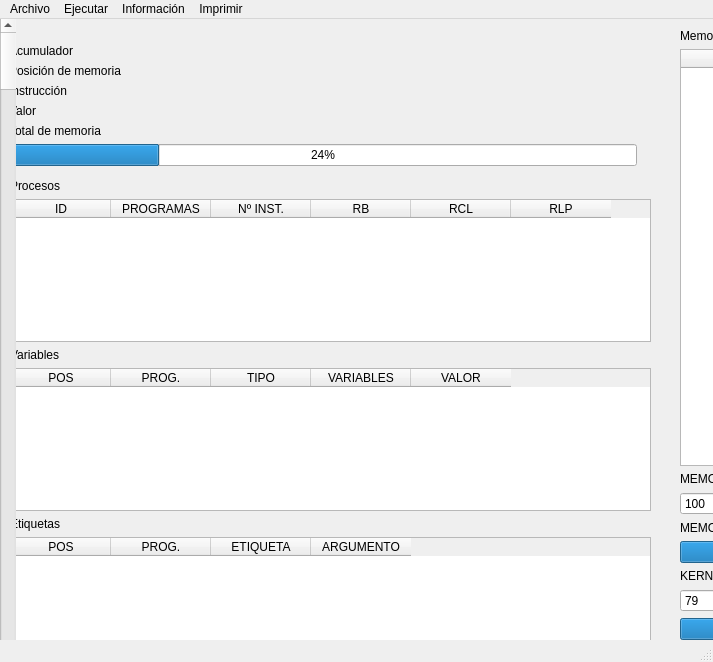
<?xml version="1.0" encoding="UTF-8"?>
<ui version="4.0">
 <class>CH_MAQUINA</class>
 <widget class="QMainWindow" name="CH_MAQUINA">
  <property name="geometry">
   <rect>
    <x>0</x>
    <y>0</y>
    <width>713</width>
    <height>662</height>
   </rect>
  </property>
  <property name="windowTitle">
   <string>Sistema Operativo CH - MÁQUINA</string>
  </property>
  <property name="windowIcon">
   <iconset>
    <normaloff>iconosistema.png</normaloff>iconosistema.png</iconset>
  </property>
  <widget class="QWidget" name="centralwidget">
   <widget class="QWidget" name="gridLayoutWidget">
    <property name="geometry">
     <rect>
      <x>9</x>
      <y>-1</y>
      <width>641</width>
      <height>148</height>
     </rect>
    </property>
    <layout class="QGridLayout" name="gridLayout">
     <item row="1" column="1">
      <widget class="QLabel" name="acumulador">
       <property name="text">
        <string/>
       </property>
      </widget>
     </item>
     <item row="3" column="1">
      <widget class="QLabel" name="instrucci">
       <property name="text">
        <string/>
       </property>
      </widget>
     </item>
     <item row="4" column="0">
      <widget class="QLabel" name="label_4">
       <property name="text">
        <string>Valor</string>
       </property>
      </widget>
     </item>
     <item row="5" column="1">
      <widget class="QLabel" name="totalMemoria">
       <property name="text">
        <string/>
       </property>
      </widget>
     </item>
     <item row="2" column="0">
      <widget class="QLabel" name="label_2">
       <property name="text">
        <string>Posición de memoria</string>
       </property>
      </widget>
     </item>
     <item row="5" column="0">
      <widget class="QLabel" name="label_5">
       <property name="text">
        <string>Total de memoria</string>
       </property>
      </widget>
     </item>
     <item row="2" column="1">
      <widget class="QLabel" name="pos_mem">
       <property name="text">
        <string/>
       </property>
      </widget>
     </item>
     <item row="3" column="0">
      <widget class="QLabel" name="label_3">
       <property name="text">
        <string>Instrucción</string>
       </property>
      </widget>
     </item>
     <item row="0" column="0">
      <spacer name="verticalSpacer">
       <property name="orientation">
        <enum>Qt::Vertical</enum>
       </property>
       <property name="sizeHint" stdset="0">
        <size>
         <width>20</width>
         <height>40</height>
        </size>
       </property>
      </spacer>
     </item>
     <item row="4" column="1">
      <widget class="QLabel" name="valor">
       <property name="text">
        <string/>
       </property>
      </widget>
     </item>
     <item row="1" column="0">
      <widget class="QLabel" name="label">
       <property name="text">
        <string>Acumulador</string>
       </property>
      </widget>
     </item>
     <item row="6" column="0">
      <widget class="QProgressBar" name="pbTotalMen">
       <property name="value">
        <number>24</number>
       </property>
      </widget>
     </item>
    </layout>
   </widget>
   <widget class="QWidget" name="gridLayoutWidget_2">
    <property name="geometry">
     <rect>
      <x>680</x>
      <y>10</y>
      <width>691</width>
      <height>611</height>
     </rect>
    </property>
    <layout class="QGridLayout" name="gridLayout_2">
     <item row="10" column="0">
      <widget class="QSpinBox" name="spinKernel">
       <property name="maximum">
        <number>999</number>
       </property>
       <property name="value">
        <number>79</number>
       </property>
      </widget>
     </item>
     <item row="9" column="0">
      <widget class="QLabel" name="label_11">
       <property name="text">
        <string>KERNEL</string>
       </property>
      </widget>
     </item>
     <item row="4" column="0">
      <widget class="QTableWidget" name="memoria">
       <column>
        <property name="text">
         <string>POS</string>
        </property>
       </column>
       <column>
        <property name="text">
         <string>PROGRAMA</string>
        </property>
       </column>
       <column>
        <property name="text">
         <string>INSTRUCCIÓN</string>
        </property>
       </column>
       <column>
        <property name="text">
         <string>ARGUMENTO</string>
        </property>
       </column>
       <column>
        <property name="text">
         <string>VALOR</string>
        </property>
       </column>
      </widget>
     </item>
     <item row="0" column="0">
      <widget class="QLabel" name="label_9">
       <property name="text">
        <string>Memoria</string>
       </property>
      </widget>
     </item>
     <item row="8" column="0">
      <widget class="QProgressBar" name="pbMemoria">
       <property name="value">
        <number>24</number>
       </property>
      </widget>
     </item>
     <item row="11" column="0">
      <widget class="QProgressBar" name="pbKernel">
       <property name="value">
        <number>24</number>
       </property>
      </widget>
     </item>
     <item row="5" column="0">
      <widget class="QLabel" name="label_10">
       <property name="text">
        <string>MEMORIA</string>
       </property>
      </widget>
     </item>
     <item row="6" column="0">
      <widget class="QSpinBox" name="spinMemoria">
       <property name="suffix">
        <string/>
       </property>
       <property name="minimum">
        <number>0</number>
       </property>
       <property name="maximum">
        <number>9999</number>
       </property>
       <property name="value">
        <number>100</number>
       </property>
      </widget>
     </item>
     <item row="7" column="0">
      <widget class="QLabel" name="label_16">
       <property name="text">
        <string>MEMORIA DISPONIBLE</string>
       </property>
      </widget>
     </item>
    </layout>
   </widget>
   <widget class="QWidget" name="gridLayoutWidget_4">
    <property name="geometry">
     <rect>
      <x>1450</x>
      <y>730</y>
      <width>389</width>
      <height>101</height>
     </rect>
    </property>
    <layout class="QGridLayout" name="gridLayout_4">
     <item row="1" column="1">
      <widget class="QLabel" name="label_22">
       <property name="text">
        <string>Apagar</string>
       </property>
      </widget>
     </item>
     <item row="1" column="0">
      <widget class="QLabel" name="label_21">
       <property name="text">
        <string>Encender</string>
       </property>
      </widget>
     </item>
     <item row="0" column="0">
      <widget class="QPushButton" name="encender">
       <property name="maximumSize">
        <size>
         <width>57</width>
         <height>57</height>
        </size>
       </property>
       <property name="text">
        <string/>
       </property>
       <property name="icon">
        <iconset>
         <normalon>on.png</normalon>
        </iconset>
       </property>
       <property name="iconSize">
        <size>
         <width>57</width>
         <height>57</height>
        </size>
       </property>
      </widget>
     </item>
     <item row="0" column="1">
      <widget class="QPushButton" name="apagar">
       <property name="maximumSize">
        <size>
         <width>57</width>
         <height>57</height>
        </size>
       </property>
       <property name="autoFillBackground">
        <bool>false</bool>
       </property>
       <property name="text">
        <string/>
       </property>
       <property name="icon">
        <iconset>
         <normaloff>on.png</normaloff>on.png</iconset>
       </property>
       <property name="iconSize">
        <size>
         <width>57</width>
         <height>57</height>
        </size>
       </property>
      </widget>
     </item>
     <item row="0" column="5">
      <widget class="QPushButton" name="imprimir">
       <property name="text">
        <string/>
       </property>
       <property name="icon">
        <iconset>
         <normaloff>Imprimir.png</normaloff>Imprimir.png</iconset>
       </property>
       <property name="iconSize">
        <size>
         <width>57</width>
         <height>57</height>
        </size>
       </property>
      </widget>
     </item>
     <item row="0" column="2">
      <widget class="QPushButton" name="ejecutar">
       <property name="text">
        <string/>
       </property>
       <property name="icon">
        <iconset>
         <normaloff>ejecutar.png</normaloff>ejecutar.png</iconset>
       </property>
       <property name="iconSize">
        <size>
         <width>57</width>
         <height>57</height>
        </size>
       </property>
      </widget>
     </item>
     <item row="1" column="5">
      <widget class="QLabel" name="label_25">
       <property name="text">
        <string>Imprimir</string>
       </property>
      </widget>
     </item>
     <item row="1" column="2">
      <widget class="QLabel" name="label_23">
       <property name="text">
        <string>Ejecutar</string>
       </property>
      </widget>
     </item>
     <item row="0" column="3">
      <widget class="QPushButton" name="abrir">
       <property name="text">
        <string/>
       </property>
       <property name="icon">
        <iconset>
         <normaloff>Abrir.png</normaloff>Abrir.png</iconset>
       </property>
       <property name="iconSize">
        <size>
         <width>57</width>
         <height>57</height>
        </size>
       </property>
      </widget>
     </item>
     <item row="1" column="3">
      <widget class="QLabel" name="label_24">
       <property name="text">
        <string>Abrir</string>
       </property>
      </widget>
     </item>
    </layout>
   </widget>
   <widget class="QLabel" name="label_12">
    <property name="geometry">
     <rect>
      <x>970</x>
      <y>630</y>
      <width>91</width>
      <height>29</height>
     </rect>
    </property>
    <property name="text">
     <string>Monitor</string>
    </property>
   </widget>
   <widget class="QLabel" name="label_13">
    <property name="geometry">
     <rect>
      <x>820</x>
      <y>670</y>
      <width>350</width>
      <height>250</height>
     </rect>
    </property>
    <property name="maximumSize">
     <size>
      <width>350</width>
      <height>250</height>
     </size>
    </property>
    <property name="text">
     <string/>
    </property>
    <property name="pixmap">
     <pixmap>monitor.png</pixmap>
    </property>
    <property name="scaledContents">
     <bool>true</bool>
    </property>
   </widget>
   <widget class="QLabel" name="label_14">
    <property name="geometry">
     <rect>
      <x>270</x>
      <y>660</y>
      <width>61</width>
      <height>41</height>
     </rect>
    </property>
    <property name="text">
     <string>Impresora</string>
    </property>
   </widget>
   <widget class="QLabel" name="label_15">
    <property name="geometry">
     <rect>
      <x>140</x>
      <y>680</y>
      <width>350</width>
      <height>250</height>
     </rect>
    </property>
    <property name="maximumSize">
     <size>
      <width>350</width>
      <height>250</height>
     </size>
    </property>
    <property name="text">
     <string/>
    </property>
    <property name="pixmap">
     <pixmap>impresora.png</pixmap>
    </property>
    <property name="scaledContents">
     <bool>true</bool>
    </property>
   </widget>
   <widget class="QLabel" name="monitor">
    <property name="geometry">
     <rect>
      <x>820</x>
      <y>680</y>
      <width>331</width>
      <height>161</height>
     </rect>
    </property>
    <property name="text">
     <string/>
    </property>
   </widget>
   <widget class="QLabel" name="impresora">
    <property name="geometry">
     <rect>
      <x>180</x>
      <y>700</y>
      <width>241</width>
      <height>81</height>
     </rect>
    </property>
    <property name="text">
     <string/>
    </property>
   </widget>
   <widget class="QWidget" name="verticalLayoutWidget">
    <property name="geometry">
     <rect>
      <x>10</x>
      <y>160</y>
      <width>641</width>
      <height>501</height>
     </rect>
    </property>
    <layout class="QVBoxLayout" name="verticalLayout">
     <item>
      <widget class="QLabel" name="label_6">
       <property name="text">
        <string>Procesos</string>
       </property>
      </widget>
     </item>
     <item>
      <widget class="QTableWidget" name="procesos">
       <column>
        <property name="text">
         <string>ID</string>
        </property>
       </column>
       <column>
        <property name="text">
         <string>PROGRAMAS</string>
        </property>
       </column>
       <column>
        <property name="text">
         <string>Nº INST.</string>
        </property>
       </column>
       <column>
        <property name="text">
         <string>RB</string>
        </property>
       </column>
       <column>
        <property name="text">
         <string>RCL</string>
        </property>
       </column>
       <column>
        <property name="text">
         <string>RLP</string>
        </property>
       </column>
      </widget>
     </item>
     <item>
      <widget class="QLabel" name="label_7">
       <property name="text">
        <string>Variables</string>
       </property>
      </widget>
     </item>
     <item>
      <widget class="QTableWidget" name="variables">
       <column>
        <property name="text">
         <string>POS</string>
        </property>
       </column>
       <column>
        <property name="text">
         <string>PROG.</string>
        </property>
       </column>
       <column>
        <property name="text">
         <string>TIPO</string>
        </property>
       </column>
       <column>
        <property name="text">
         <string>VARIABLES</string>
        </property>
       </column>
       <column>
        <property name="text">
         <string>VALOR</string>
        </property>
       </column>
      </widget>
     </item>
     <item>
      <widget class="QLabel" name="label_8">
       <property name="text">
        <string>Etiquetas</string>
       </property>
      </widget>
     </item>
     <item>
      <widget class="QTableWidget" name="etiquetas">
       <column>
        <property name="text">
         <string>POS</string>
        </property>
       </column>
       <column>
        <property name="text">
         <string>PROG.</string>
        </property>
       </column>
       <column>
        <property name="text">
         <string>ETIQUETA</string>
        </property>
       </column>
       <column>
        <property name="text">
         <string>ARGUMENTO</string>
        </property>
       </column>
      </widget>
     </item>
    </layout>
   </widget>
   <widget class="QWidget" name="verticalLayoutWidget_2">
    <property name="geometry">
     <rect>
      <x>1390</x>
      <y>10</y>
      <width>481</width>
      <height>611</height>
     </rect>
    </property>
    <layout class="QVBoxLayout" name="verticalLayout_2">
     <item>
      <widget class="QLabel" name="label_17">
       <property name="text">
        <string>EDITOR DE PROGRAMAS CH</string>
       </property>
      </widget>
     </item>
     <item>
      <widget class="QPlainTextEdit" name="editProgr"/>
     </item>
     <item>
      <widget class="QTextEdit" name="errores"/>
     </item>
     <item>
      <widget class="QPushButton" name="analizarSinta">
       <property name="text">
        <string>Actualizar archivo</string>
       </property>
      </widget>
     </item>
    </layout>
   </widget>
   <widget class="QScrollBar" name="verticalScrollBar">
    <property name="geometry">
     <rect>
      <x>1970</x>
      <y>0</y>
      <width>16</width>
      <height>421</height>
     </rect>
    </property>
    <property name="orientation">
     <enum>Qt::Vertical</enum>
    </property>
   </widget>
   <widget class="QScrollBar" name="horizontalScrollBar">
    <property name="geometry">
     <rect>
      <x>1360</x>
      <y>430</y>
      <width>621</width>
      <height>20</height>
     </rect>
    </property>
    <property name="orientation">
     <enum>Qt::Horizontal</enum>
    </property>
   </widget>
   <widget class="QScrollBar" name="verticalScrollBar_2">
    <property name="geometry">
     <rect>
      <x>0</x>
      <y>0</y>
      <width>16</width>
      <height>641</height>
     </rect>
    </property>
    <property name="orientation">
     <enum>Qt::Vertical</enum>
    </property>
   </widget>
  </widget>
  <widget class="QMenuBar" name="menubar">
   <property name="geometry">
    <rect>
     <x>0</x>
     <y>0</y>
     <width>713</width>
     <height>21</height>
    </rect>
   </property>
   <widget class="QMenu" name="menuArchivo">
    <property name="title">
     <string>Archivo</string>
    </property>
    <addaction name="actionEncender"/>
    <addaction name="actionApagar"/>
    <addaction name="actionCargar_Programa"/>
    <addaction name="actionSalir_del_S_O"/>
   </widget>
   <widget class="QMenu" name="menuEjecutar">
    <property name="title">
     <string>Ejecutar</string>
    </property>
    <addaction name="actionPrograma"/>
    <addaction name="actionPaso_a_paso"/>
   </widget>
   <widget class="QMenu" name="menuInformaci_n">
    <property name="title">
     <string>Información</string>
    </property>
   </widget>
   <widget class="QMenu" name="menuImprimir">
    <property name="title">
     <string>Imprimir</string>
    </property>
   </widget>
   <addaction name="menuArchivo"/>
   <addaction name="menuEjecutar"/>
   <addaction name="menuInformaci_n"/>
   <addaction name="menuImprimir"/>
  </widget>
  <widget class="QStatusBar" name="statusbar"/>
  <action name="actionEncender">
   <property name="checkable">
    <bool>false</bool>
   </property>
   <property name="text">
    <string>Encender</string>
   </property>
  </action>
  <action name="actionApagar">
   <property name="text">
    <string>Apagar</string>
   </property>
  </action>
  <action name="actionCargar_Programa">
   <property name="text">
    <string>Cargar Programa</string>
   </property>
  </action>
  <action name="actionPrograma">
   <property name="text">
    <string>Programa</string>
   </property>
  </action>
  <action name="actionSalir_del_S_O">
   <property name="text">
    <string>Salir del S.O.</string>
   </property>
  </action>
  <action name="actionPaso_a_paso">
   <property name="text">
    <string>Paso a paso</string>
   </property>
  </action>
 </widget>
 <resources/>
 <connections>
  <connection>
   <sender>actionSalir_del_S_O</sender>
   <signal>triggered()</signal>
   <receiver>CH_MAQUINA</receiver>
   <slot>close()</slot>
   <hints>
    <hint type="sourcelabel">
     <x>-1</x>
     <y>-1</y>
    </hint>
    <hint type="destinationlabel">
     <x>712</x>
     <y>494</y>
    </hint>
   </hints>
  </connection>
  <connection>
   <sender>actionEncender</sender>
   <signal>triggered()</signal>
   <receiver>actionEncender</receiver>
   <slot>trigger()</slot>
   <hints>
    <hint type="sourcelabel">
     <x>-1</x>
     <y>-1</y>
    </hint>
    <hint type="destinationlabel">
     <x>-1</x>
     <y>-1</y>
    </hint>
   </hints>
  </connection>
 </connections>
 <designerdata>
  <property name="gridDeltaX">
   <number>24</number>
  </property>
  <property name="gridDeltaY">
   <number>10</number>
  </property>
  <property name="gridSnapX">
   <bool>true</bool>
  </property>
  <property name="gridSnapY">
   <bool>true</bool>
  </property>
  <property name="gridVisible">
   <bool>true</bool>
  </property>
 </designerdata>
</ui>
